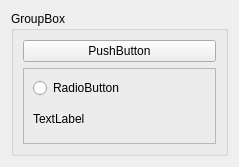
<?xml version="1.0" encoding="UTF-8"?>
<ui version="4.0">
 <class>QlickInspectorTestsUI</class>
 <widget class="QWidget" name="QlickInspectorTestsUI">
  <property name="geometry">
   <rect>
    <x>0</x>
    <y>0</y>
    <width>239</width>
    <height>167</height>
   </rect>
  </property>
  <property name="windowTitle">
   <string>Form</string>
  </property>
  <layout class="QVBoxLayout" name="verticalLayout_3">
   <item>
    <widget class="QGroupBox" name="groupBox">
     <property name="title">
      <string>GroupBox</string>
     </property>
     <layout class="QVBoxLayout" name="verticalLayout_2">
      <item>
       <widget class="QPushButton" name="pushButton">
        <property name="text">
         <string>PushButton</string>
        </property>
       </widget>
      </item>
      <item>
       <widget class="QFrame" name="frame">
        <property name="frameShape">
         <enum>QFrame::StyledPanel</enum>
        </property>
        <property name="frameShadow">
         <enum>QFrame::Raised</enum>
        </property>
        <layout class="QVBoxLayout" name="verticalLayout">
         <item>
          <widget class="QRadioButton" name="radioButton">
           <property name="text">
            <string>RadioButton</string>
           </property>
          </widget>
         </item>
         <item>
          <widget class="QLabel" name="label">
           <property name="text">
            <string>TextLabel</string>
           </property>
          </widget>
         </item>
        </layout>
       </widget>
      </item>
     </layout>
    </widget>
   </item>
  </layout>
 </widget>
 <resources/>
 <connections/>
</ui>
